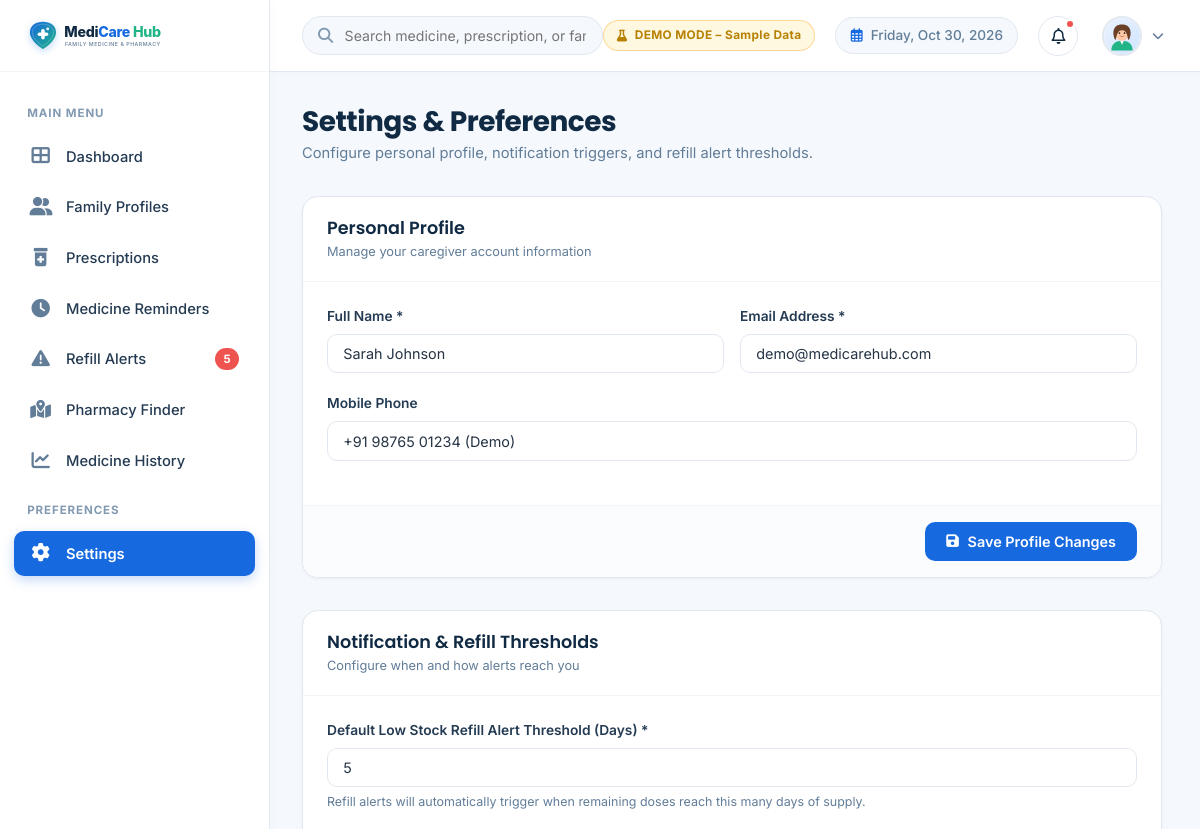
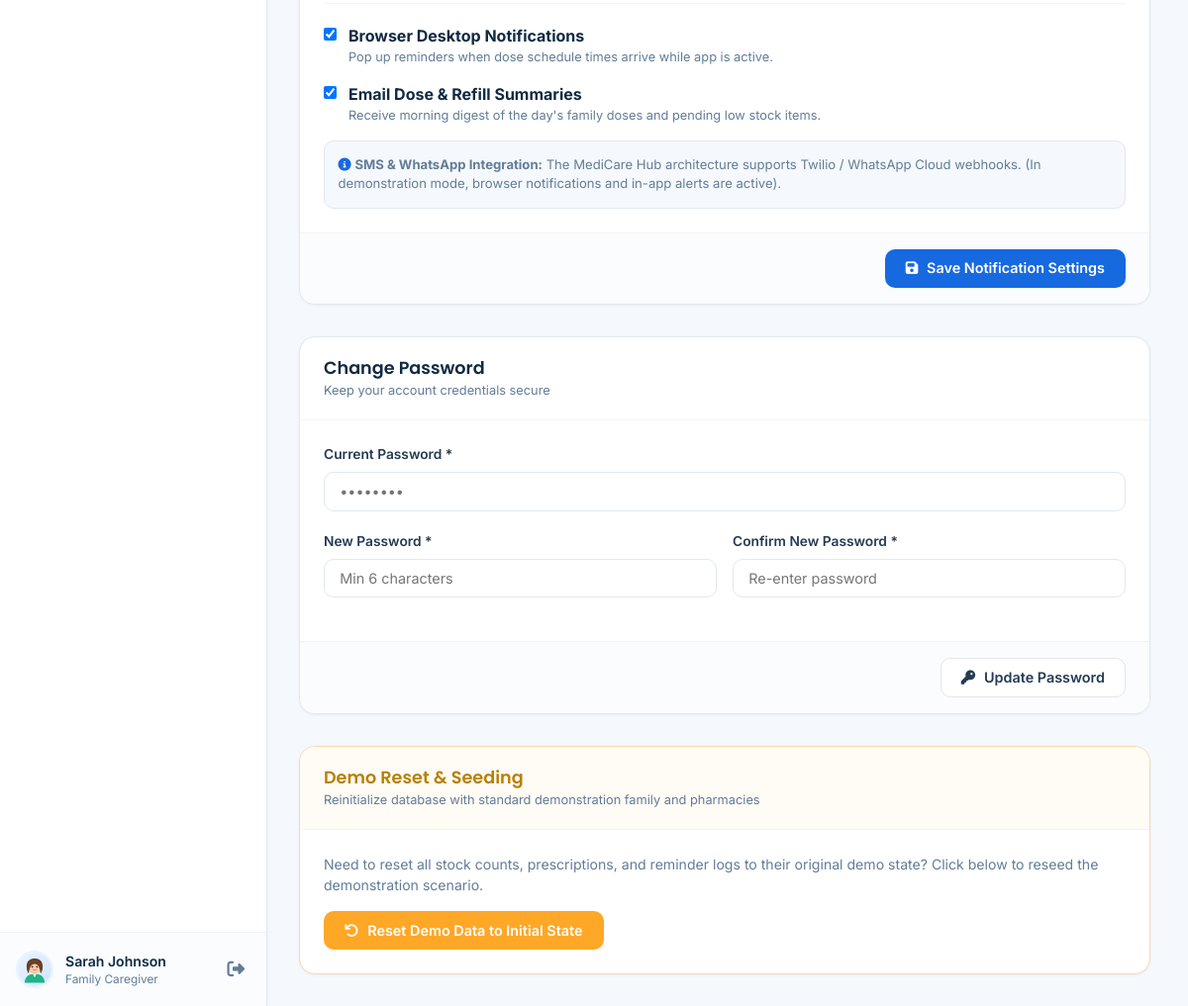
The app's page /settings (signed in) with its own data (2 pictures, top to bottom).
### models.py (models this page shows, shortened)
class User(db.Model):
    __tablename__ = 'users'
    id = db.Column(db.Integer, primary_key=True)
    name = db.Column(db.String(120), nullable=False)
    email = db.Column(db.String(150), unique=True, nullable=False, index=True)
    phone = db.Column(db.String(30), nullable=True)
    password_hash = db.Column(db.String(256), nullable=False)
    role = db.Column(db.String(20), default='user')  # 'user', 'pharmacy_admin'
    avatar_url = db.Column(db.String(255), default='/static/images/default-avatar.svg')
    notification_pref_browser = db.Column(db.Boolean, default=True)
    notification_pref_email = db.Column(db.Boolean, default=True)
    notification_pref_sms = db.Column(db.Boolean, default=False)
    default_refill_threshold = db.Column(db.Integer, default=5)  # in days
    created_at = db.Column(db.DateTime, default=now_utc)
    family_members = db.relationship('FamilyMember', backref='user', cascade='all, delete-orphan', lazy=True)
    prescriptions = db.relationship('Prescription', backref='user', cascade='all, delete-orphan', lazy=True)
    dose_histories = db.relationship('DoseHistory', backref='user', cascade='all, delete-orphan', lazy=True)
    refill_alerts = db.relationship('RefillAlert', backref='user', cascade='all, delete-orphan', lazy=True)
    refill_histories = db.relationship('RefillHistory', backref='user', cascade='all, delete-orphan', lazy=True)
    notifications = db.relationship('Notification', backref='user', cascade='all, delete-orphan', lazy=True)
    pharmacies = db.relationship('Pharmacy', backref='owner', lazy=True)

### app.py (the view)
@app.route('/settings')
@login_required
def settings_page():
    return render_template('settings.html', active_page='settings')

### app.py (called while the page is built)
def get_current_user():
    user_id = session.get('user_id')
    if user_id:
        return db.session.get(User, user_id)
    return None

def login_required(f):
    from functools import wraps
    @wraps(f)
    def decorated_function(*args, **kwargs):
        if 'user_id' not in session:
            flash('Please sign in to access your dashboard.', 'info')
            return redirect(url_for('login'))
        return f(*args, **kwargs)
    return decorated_function

### templates/settings.html (shortened to what this page needs)
{% extends "base.html" %}
{% block content %}
<div class="page-container" style="max-width: 860px;">
  <div class="page-header">
    <div class="page-title-wrap">
      <h1>Settings &amp; Preferences</h1>
      <p>Configure personal profile, notification triggers, and refill alert thresholds.</p>
    </div>
  </div>
  <div style="display: flex; flex-direction: column; gap: 2rem;">
    <div class="card">
      <div class="card-header">
        <div>
          <h3>Personal Profile</h3>
          <p style="font-size: 0.8rem; color: var(--text-muted); margin-top: 0.15rem;">Manage your caregiver account information</p>
        </div>
      </div>
      <form action="{{ url_for('update_profile') }}" method="POST">
        <div class="card-body">
          <div class="form-row">
            <div class="form-group">
              <label class="form-label" for="profile_name">Full Name *</label>
              <input type="text" id="profile_name" name="name" class="form-control" value="{{ current_user.name }}" required>
            </div>
            <div class="form-group">
              <label class="form-label" for="profile_email">Email Address *</label>
              <input type="email" id="profile_email" name="email" class="form-control" value="{{ current_user.email }}" required>
            </div>
          </div>
          <div class="form-group">
            <label class="form-label" for="profile_phone">Mobile Phone</label>
            <input type="tel" id="profile_phone" name="phone" class="form-control" value="{{ current_user.phone or '' }}">
          </div>
        </div>
        <div class="card-footer" style="text-align: right;">
          <button type="submit" class="btn btn-primary">
            <i class="fas fa-save"></i> Save Profile Changes
          </button>
        </div>
      </form>
    </div>
    <div class="card">
      <div class="card-header">
        <div>
          <h3>Notification &amp; Refill Thresholds</h3>
          <p style="font-size: 0.8rem; color: var(--text-muted); margin-top: 0.15rem;">Configure when and how alerts reach you</p>
        </div>
      </div>
      <form action="{{ url_for('update_preferences') }}" method="POST">
        <div class="card-body">
          <div class="form-group">
            <label class="form-label" for="default_refill_threshold">Default Low Stock Refill Alert Threshold (Days) *</label>
            <input type="number" id="default_refill_threshold" name="default_refill_threshold" class="form-control" value="{{ current_user.default_refill_threshold or 5 }}" min="1" max="30" required>
            <div class="form-hint">Refill alerts will automatically trigger when remaining doses reach this many days of supply.</div>
          </div>
          <div style="border-top: 1px solid var(--border-light); padding-top: 1.25rem; margin-top: 1.25rem; display: flex; flex-direction: column; gap: 1rem;">
            <label style="display: flex; align-items: flex-start; gap: 0.75rem; cursor: pointer;">
              <input type="checkbox" name="notification_pref_browser" value="true" {% if current_user.notification_pref_browser %}checked{% endif %} style="margin-top: 0.25rem;">
              <div>
                <strong style="color: var(--dark-navy);">Browser Desktop Notifications</strong>
                <div style="font-size: 0.8rem; color: var(--text-muted);">Pop up reminders when dose schedule times arrive while app is active.</div>
              </div>
            </label>
            <label style="display: flex; align-items: flex-start; gap: 0.75rem; cursor: pointer;">
              <input type="checkbox" name="notification_pref_email" value="true" {% if current_user.notification_pref_email %}checked{% endif %} style="margin-top: 0.25rem;">
              <div>
                <strong style="color: var(--dark-navy);">Email Dose &amp; Refill Summaries</strong>
                <div style="font-size: 0.8rem; color: var(--text-muted);">Receive morning digest of the day's family doses and pending low stock items.</div>
              </div>
            </label>
            <div style="background-color: var(--bg-color); border: 1px solid var(--border-color); border-radius: var(--radius-md); padding: 0.85rem; font-size: 0.82rem; color: var(--text-muted);">
              <i class="fas fa-info-circle" style="color: var(--primary-blue);"></i>
              <strong>SMS &amp; WhatsApp Integration:</strong> The MediCare Hub architecture supports Twilio / WhatsApp Cloud webhooks. (In demonstration mode, browser notifications and in-app alerts are active).
            </div>
          </div>
        </div>
        <div class="card-footer" style="text-align: right;">
          <button type="submit" class="btn btn-primary">
            <i class="fas fa-save"></i> Save Notification Settings
          </button>
        </div>
      </form>
    </div>
    <div class="card">
      <div class="card-header">
        <div>
          <h3>Change Password</h3>
          <p style="font-size: 0.8rem; color: var(--text-muted); margin-top: 0.15rem;">Keep your account credentials secure</p>
        </div>
      </div>
      <form action="{{ url_for('change_password') }}" method="POST">
        <div class="card-body">
          <div class="form-group">
            <label class="form-label" for="current_password">Current Password *</label>
            <input type="password" id="current_password" name="current_password" class="form-control" placeholder="••••••••" required>
          </div>
          <div class="form-row">
            <div class="form-group">
              <label class="form-label" for="new_password">New Password *</label>
              <input type="password" id="new_password" name="new_password" class="form-control" placeholder="Min 6 characters" minlength="6" required>
            </div>
            <div class="form-group">
              <label class="form-label" for="confirm_password">Confirm New Password *</label>
              <input type="password" id="confirm_password" name="confirm_password" class="form-control" placeholder="Re-enter password" required>
            </div>
          </div>
        </div>
        <div class="card-footer" style="text-align: right;">
          <button type="submit" class="btn btn-secondary">
            <i class="fas fa-key"></i> Update Password
          </button>
        </div>
      </form>
    </div>
    <div class="card" style="border-color: #FED7AA;">
      <div class="card-header" style="background-color: #FFFBF5;">
        <div>
          <h3 style="color: var(--warning-dark);">Demo Reset &amp; Seeding</h3>
          <p style="font-size: 0.8rem; color: var(--text-muted); margin-top: 0.15rem;">Reinitialize database with standard demonstration family and pharmacies</p>
        </div>
      </div>
      <div class="card-body">
        <p style="font-size: 0.88rem; color: var(--text-muted); margin-bottom: 1rem;">
          Need to reset all stock counts, prescriptions, and reminder logs to their original demo state? Click below to reseed the demonstration scenario.
        </p>
        <form action="{{ url_for('reset_demo_data') }}" method="POST" onsubmit="return confirm('Reset database to clean initial demonstration data?');">
          <button type="submit" class="btn btn-warning">
            <i class="fas fa-undo"></i> Reset Demo Data to Initial State
          </button>
        </form>
      </div>
    </div>
  </div>
</div>
{% endblock %}

### templates/base.html (shortened to what this page needs)
<!DOCTYPE html>
<html lang="en">
<head>
  <link rel="stylesheet" href="https://cdnjs.cloudflare.com/ajax/libs/font-awesome/6.5.1/css/all.min.css" />
  <link rel="stylesheet" href="https://unpkg.com/leaflet@1.9.4/dist/leaflet.css" />
  <link rel="stylesheet" href="{{ url_for('static', filename='css/style.css') }}">
  <link rel="stylesheet" href="{{ url_for('static', filename='css/dashboard.css') }}">
</head>
<body>
  {% if session.get('user_id') %}
  <div class="app-wrapper">
    <aside class="app-sidebar" id="appSidebar">
      <div class="sidebar-header">
        <a href="{{ url_for('dashboard') }}" class="sidebar-logo">
          <img src="{{ url_for('static', filename='images/logo.svg') }}" alt="MediCare Hub Logo">
        </a>
      </div>
      <nav class="sidebar-nav">
        <div class="nav-section-title">Main Menu</div>
        <a href="{{ url_for('dashboard') }}" class="nav-item {% if active_page == 'dashboard' %}active{% endif %}">
          <i class="fas fa-th-large"></i>
          <span>Dashboard</span>
        </a>
        <a href="{{ url_for('family_profiles') }}" class="nav-item {% if active_page == 'family' %}active{% endif %}">
          <i class="fas fa-user-friends"></i>
          <span>Family Profiles</span>
        </a>
        <a href="{{ url_for('prescriptions') }}" class="nav-item {% if active_page == 'prescriptions' %}active{% endif %}">
          <i class="fas fa-prescription-bottle-alt"></i>
          <span>Prescriptions</span>
        </a>
        <a href="{{ url_for('medicine_reminders') }}" class="nav-item {% if active_page == 'reminders' %}active{% endif %}">
          <i class="fas fa-clock"></i>
          <span>Medicine Reminders</span>
        </a>
        <a href="{{ url_for('refill_alerts') }}" class="nav-item {% if active_page == 'refills' %}active{% endif %}">
          <i class="fas fa-exclamation-triangle"></i>
          <span>Refill Alerts</span>
          {% if pending_refills_count and pending_refills_count > 0 %}
            <span class="nav-badge badge-alert" id="sidebarRefillBadge">{{ pending_refills_count }}</span>
          {% endif %}
        </a>
        <a href="{{ url_for('pharmacy_finder') }}" class="nav-item {% if active_page == 'pharmacy' %}active{% endif %}">
          <i class="fas fa-map-marked-alt"></i>
          <span>Pharmacy Finder</span>
        </a>
        <a href="{{ url_for('medicine_history') }}" class="nav-item {% if active_page == 'history' %}active{% endif %}">
          <i class="fas fa-chart-line"></i>
          <span>Medicine History</span>
        </a>
        <div class="nav-section-title">Preferences</div>
        <a href="{{ url_for('settings_page') }}" class="nav-item {% if active_page == 'settings' %}active{% endif %}">
          <i class="fas fa-cog"></i>
          <span>Settings</span>
        </a>
      </nav>
      <div class="sidebar-footer">
        <div class="sidebar-user">
          <img src="{{ current_user.avatar_url or url_for('static', filename='images/default-avatar.svg') }}"
               alt="{{ current_user.name }}" class="user-avatar-sm">
          <div class="sidebar-user-info">
            <span class="user-name">{{ current_user.name }}</span>
            <span class="user-role">
              {% if current_user.role == 'pharmacy_admin' %}Pharmacy Admin{% else %}Family Caregiver{% endif %}
            </span>
          </div>
        </div>
        <a href="{{ url_for('logout') }}" class="btn-logout-icon" title="Logout">
          <i class="fas fa-sign-out-alt"></i>
        </a>
      </div>
    </aside>
    <div class="app-main">
      <header class="app-topbar">
        <div class="topbar-left">
          <div class="global-search-box">
            <i class="fas fa-search"></i>
            <input type="text" id="globalSearchInput" class="global-search-input"
                   placeholder="Search medicine, prescription, or family member (Press Enter)...">
          </div>
        </div>
        <div class="topbar-right">
          <div class="badge badge-warning" style="font-size: 0.74rem; font-weight: 700; padding: 0.38rem 0.8rem; letter-spacing: 0.03em; display: inline-flex; align-items: center; gap: 0.45rem; border: 1px solid rgba(255, 167, 38, 0.4);">
            <i class="fas fa-flask"></i> DEMO MODE – Sample Data
          </div>
          <div class="topbar-date">
            <i class="far fa-calendar-alt"></i>
            <span id="currentDateDisplay">{{ current_date_display }}</span>
          </div>
          <div class="profile-dropdown-wrapper">
            <button type="button" class="notification-bell-btn" id="notifBellBtn" aria-label="Notifications">
              <i class="far fa-bell"></i>
              {% if unread_notifs_count and unread_notifs_count > 0 %}
                <span class="notification-indicator"></span>
              {% endif %}
            </button>
          </div>
          <div class="profile-dropdown-wrapper">
            <button type="button" class="profile-dropdown-trigger" id="profileDropdownBtn">
              <img src="{{ current_user.avatar_url or url_for('static', filename='images/default-avatar.svg') }}"
                   alt="{{ current_user.name }}" class="user-avatar-md">
              <i class="fas fa-chevron-down" style="font-size: 0.75rem; color: var(--text-muted);"></i>
            </button>
          </div>
        </div>
      </header>
      <main class="page-content">
        {% block content %}{% endblock %}
      </main>
    </div>
  </div>
  {% else %}
    <main>
      {% block auth_content %}{% endblock %}
    </main>
  {% endif %}
</body>
</html>

### records on screen
User: avatar_url (picture), name "Sarah Johnson", email "demo@medicarehub.com", phone "+91 98765 01234 (Demo)", default_refill_threshold "5", notification_pref_browser "☑", notification_pref_email "☑"

### other values on screen
{{ pending_refills_count }} "5"
